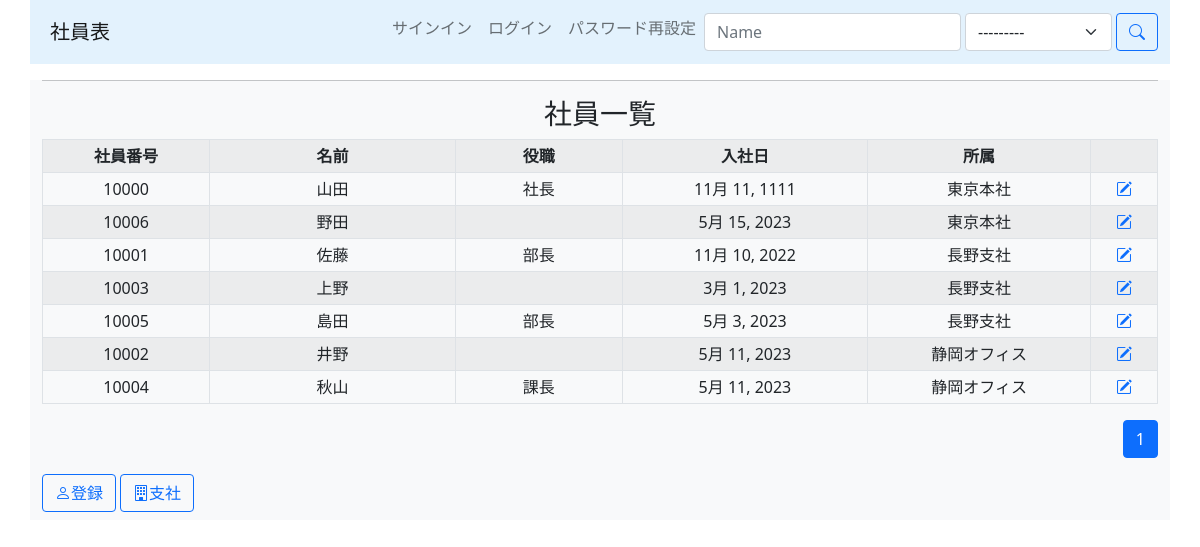
The app's page /, older data.
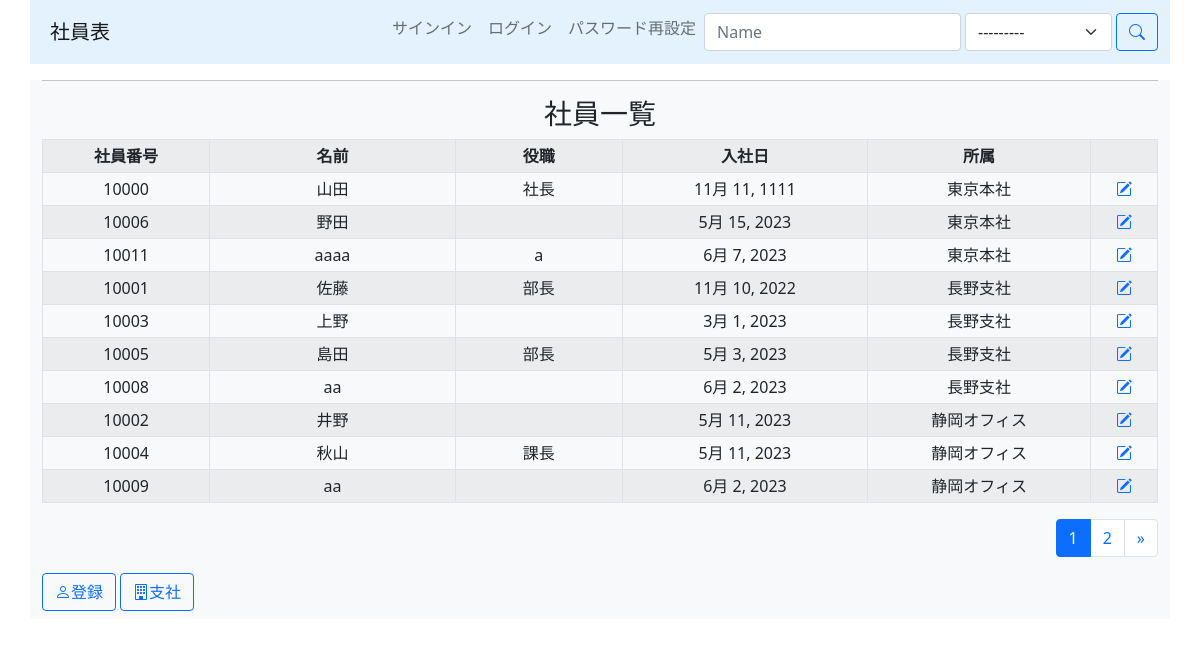
The same page, newer data.
### employee_list_app/models.py (models this page shows, shortened)
class Employee(models.Model):
    emp_id = models.IntegerField(unique=True, validators=[MinValueValidator(
        10000), MaxValueValidator(19999)], verbose_name="社員番号")
    name = models.CharField(max_length=30, verbose_name="名前")
    post = models.CharField(max_length=30, null=True, blank=True, verbose_name="役職")
    date_of_entry = models.DateField(validators=[MaxValueValidator(date.today())], verbose_name="入社日")
    branch = models.ForeignKey(Branch, on_delete=models.SET_NULL, null=True, verbose_name="支社番号")
    class Meta:
        verbose_name = "社員"
        verbose_name_plural = "社員一覧"

class Branch(models.Model):
    name = models.CharField(max_length=30, verbose_name="支社名")
    address = models.CharField(max_length=255, verbose_name="住所")
    tel_regex = RegexValidator(regex=r'^[0-9]+$')
    tel = models.CharField(validators=[tel_regex], max_length=12, verbose_name="電話番号")
    def __str__(self):
        return self.name
    class Meta:
        verbose_name = "支社"
        verbose_name_plural = "支社一覧"

### employee_list_app/views.py (the view)
# urls.py: path("", Index.as_view(), name="index"),
class Index(ListView):
    template_name = "employee_list/index.html"
    model = Employee
    context_object_name = "employees"
    ordering = "branch"
    paginate_by = 10
    def get_queryset(self) -> QuerySet[Any]:
        queryset = super().get_queryset()
        form = EmpSearchForm(self.request.GET)
        if form.is_valid():
            name = form.cleaned_data.get("name")
            branch = form.cleaned_data.get("branch")
            if name:
                queryset = queryset.filter(name__icontains=name)
            if branch:
                queryset = queryset.filter(branch=branch)
        return queryset.select_related("branch")
    def get_context_data(self, **kwargs: Any) -> Dict[str, Any]:
        context = super().get_context_data(**kwargs)
        context["form"] = EmpSearchForm(self.request.GET)
        context["index_page"] = True
        return context

### employee_list_app/forms.py
class EmpSearchForm(forms.ModelForm):
    name = forms.CharField(required=False)
    branch = forms.ModelChoiceField(queryset=Branch.objects.all(), required=False)
    class Meta:
        model = Employee
        fields = ("name", "branch")

### templates/employee_list/index.html (shortened to what this page needs)
{% extends "base.html" %}
{% block content %}
<hr>
<h3 class="text-center">社員一覧</h3>
<div class="justify-content-center">
    <table class="table table-striped table-bordered table-sm text-center align-middle">
        <th style="width: 15%">社員番号</th>
        <th style="width: 22%">名前</th>
        <th style="width: 15%">役職</th>
        <th style="width: 22%">入社日</th>
        <th style="width: 20%">所属</th>
        <th style="width: 6%"></th>
        {% for emp in employees %}
        <tr>
            <td>{{ emp.emp_id }}</td>
            <td>{{ emp.name }}</td>
            <td>{{ emp.post|default:"" }}</td>
            <td>{{ emp.date_of_entry }}</td>
            <td>{{ emp.branch }}</td>
            <td><a href="{% url 'emp_edit' emp.pk %}"><i class="bi bi-pencil-square"></i></a>
            </td>
        </tr>
        {% endfor %}
    </table>
</div>
<nav aria-label="pagination">
    <ul class="pagination justify-content-end">
        {% for num in page_obj.paginator.page_range %}
        {% if num <= page_obj.number|add:5 and num >= page_obj.number|add:-5 %}
        {% if page_obj.number == num %}
        <li class="page-item active"><a class="page-link" href="#">{{ num }}</a></li>
        {% else %}
        <li class="page-item"><a class="page-link" href="?page={{ num }}">{{ num }}</a></li>
        {% endif %}
        {% endif %}
        {% endfor %}
        {% if page_obj.has_next %}
        <li class="page-item">
            <a class="page-link" href="?page={{ page_obj.paginator.num_pages }}">
                <span aria-hidden="true">&raquo;</span>
            </a>
        </li>
        {% endif %}
    </ul>
</nav>
<div class="d-flex">
    <a class="btn btn-outline-primary mb-2 me-1 d-none d-md-inline" href="{% url 'emp_add' %}" role="button"><i
            class="bi bi-person"></i>登録</a>
    <a class="btn btn-outline-primary mb-2 d-none d-md-inline" href="{% url 'branch_view' %}" role="button"><i
            class="bi bi-building"></i>支社</a>
</div>
{% endblock %}

### templates/base.html (shortened to what this page needs)
<!DOCTYPE html>
<html lang="ja">
<head>
    <link href="https://cdn.jsdelivr.net/npm/bootstrap@5.0.2/dist/css/bootstrap.min.css" rel="stylesheet"
>
    <link rel="stylesheet" href="https://cdn.jsdelivr.net/npm/bootstrap-icons@1.8.0/font/bootstrap-icons.css">
</head>
{% load widget_tweaks %}
<body>
    <nav class="container navbar navbar-expand-md navbar-light" style="background-color: #e3f2fd;"
        aria-label="メイン・ナビゲーション">
        <a class="navbar-brand ms-2" href="{% url 'index' %}">社員表</a>
        <div class="collapse navbar-collapse" id="MainNavbarToggle">
            <ul class="navbar-nav ms-md-auto mb-2">
                <li class="nav-item">
                    {% if user.is_authenticated %}
                    <a class="nav-link" href="{% url 'logout' %}">ログアウト</a>
                <li class="nav-item">
                    <a class="nav-link" href="{% url 'password_change' %}">パスワード変更</a>
                </li>
                {% else %}
                <a class="nav-link" href="{% url 'signup' %}">サインイン</a>
                <li class="nav-item">
                    <a class="nav-link" href="{% url 'login' %}">ログイン</a>
                </li>
                {% endif %}
                </li>
                {% if not user.is_authenticated %}
                <li class="nav-item">
                    <a class="nav-link" href="{% url 'password_reset' %}">パスワード再設定</a>
                </li>
                {% endif %}
            </ul>
            {% if index_page %}
            <form role="search">
                <div class="row g-1">
                    <div class="col-auto">
                        {% render_field form.name placeholder="Name" class="form-control" %}
                    </div>
                    <div class="col-auto">
                        {% render_field form.branch placeholder="支社" class="form-select" %}
                    </div>
                    <div class="col-auto">
                        <button class="btn btn-outline-primary col-auto" type="submit"><i class="bi bi-search"></i>
                        </button>
                    </div>
                </div>
            </form>
            {% endif %}
        </div>
    </nav>
    <div class="container bg-light">
        <div class="col">
            {% block content %}
            {% endblock %}
        </div>
    </div>
</body>
</html>

Row changes from the older to the newer data that the page shows:
added Employee: emp_id "10011", name "aaaa", post "a", date_of_entry "6月 7, 2023", branch "東京本社"
added Employee: emp_id "10008", name "aa", date_of_entry "6月 2, 2023", branch "長野支社"
added Employee: emp_id "10009", name "aa", date_of_entry "6月 2, 2023", branch "静岡オフィス"
Text that changed along with them:
new list line: "2"
